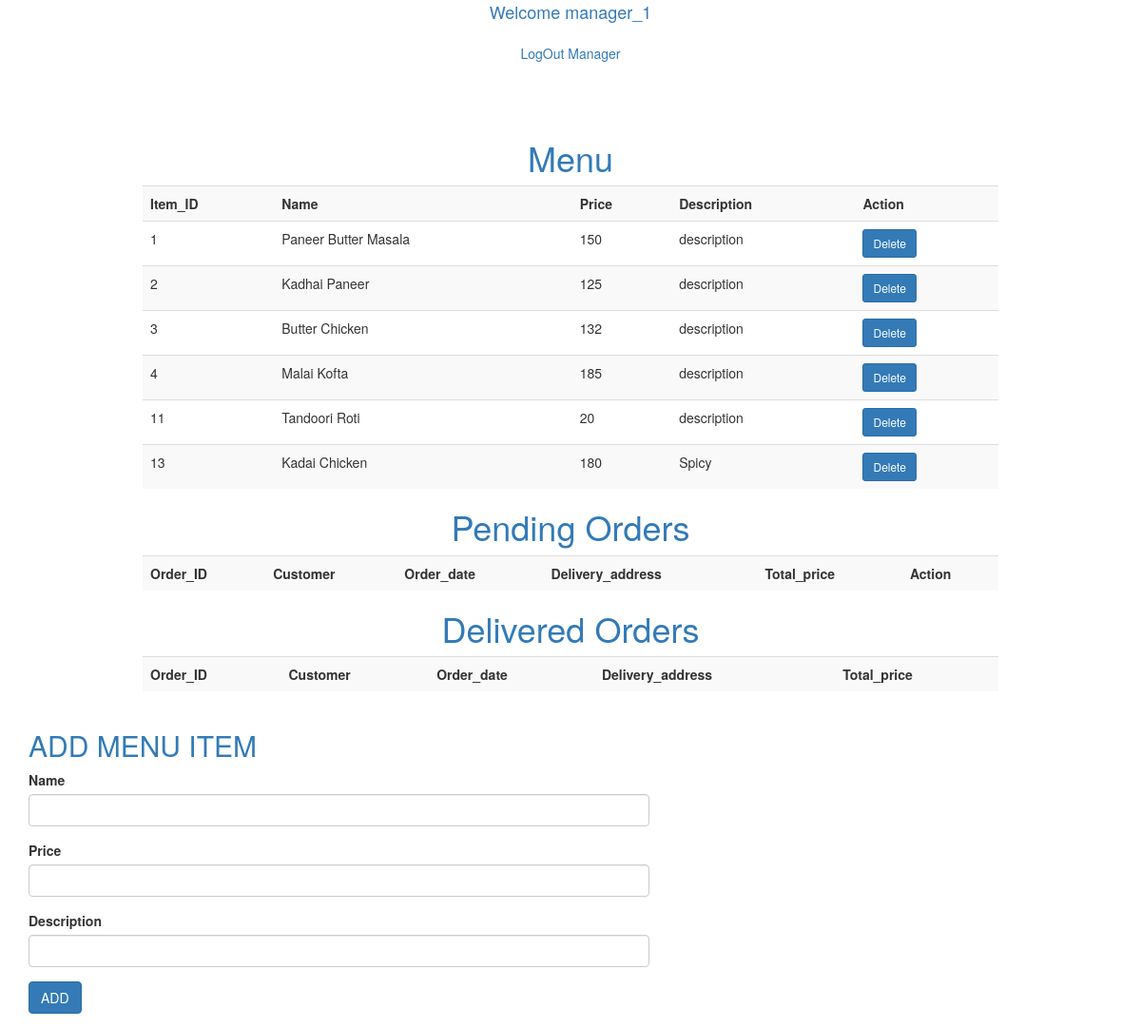
The page /manager.php (signed in) on the database its author committed.
### tables this page shows
CREATE TABLE `manager` (
  `username` varchar(30) NOT NULL,
  `name` varchar(30) NOT NULL,
  `email` varchar(30) NOT NULL,
  `address` varchar(100) NOT NULL,
  `password` varchar(30) NOT NULL,
  `contact_no` varchar(30) NOT NULL,
  `R_ID` int(30) NOT NULL
);

CREATE TABLE `menu_item` (
  `item_ID` int(30) NOT NULL,
  `name` varchar(30) NOT NULL,
  `price` int(30) NOT NULL,
  `description` varchar(30) NOT NULL,
  `R_ID` int(30) NOT NULL
);

### manager.php (the view, shortened to what this page needs)
<?php
$conn = Connect();
?>
<!DOCTYPE html>
<html lang="en">
<head>
    <link rel="stylesheet" href="https://maxcdn.bootstrapcdn.com/bootstrap/3.4.1/css/bootstrap.min.css">
</head>
<body>
    <header class="site-navbar py-3 js-site-navbar site-navbar-target" role="banner" id="site-navbar">
        <div class="container">
            <div class="row align-items-center">
                <div class="text-center text-primary" style="font-size: large;">
                    <a href="manager.php">
                        <?php
                        $username = $_SESSION['login_manager'];
                        $query = "select * from manager where username='$username'";
                        $result = $conn->query($query);
                        echo "Welcome ";
                        if ($result->num_rows > 0) {
                            $row = $result->fetch_assoc();
                            echo $row['name'];
                        }
                        ?>
                    </a>
                </div>
                <div class="site-section" style="padding-top: 2rem">
                    <p class="text-center"><a href="logout.php">LogOut Manager</a></p>
                </div>
            </div>
        </div>
    </header>
    <div class="site-section" style="padding-top: 5rem">
        <h1 class="text-center text-primary">
            Menu
        </h1>
        <table class="table table-striped table-hover container" style="margin-left: 15rem; width :75%">
            <tr>
                <th>Item_ID</th>
                <th>Name</th>
                <th>Price</th>
                <th>Description</th>
                <th>Action</th>
            </tr>
            <?php
            $username = $_SESSION['login_manager'];
            $query = "select * from manager, menu_item where manager.username='$username' and menu_item.R_ID=manager.R_ID order by menu_item.item_ID";
            $result = $conn->query($query);
            while ($row = ($result->fetch_assoc())) {
                echo
                '
                            <tr>
                                <td>' . $row['item_ID'] . '</td>
                                <td>' . $row['name'] . '</td>
                                <td>' . $row['price'] . '</td>
                                <td>' . $row['description'] . '</td>
                                <td>
                                <a href="delete_item_action.php?id=' . $row['item_ID'] . '" type="button" class="btn btn-primary btn-sm text-white">Delete</a>
                                </td>
                            </tr>
                    ';
            }
            ?>
        </table>
    </div>
    <div class="site-section">
        <h1 class="text-center text-primary">
            Pending Orders
        </h1>
        <table class="table table-striped table-hover container" style="margin-left: 15rem; width :75%">
            <tr>
                <th>Order_ID</th>
                <th>Customer</th>
                <th>Order_date</th>
                <th>Delivery_address</th>
                <th>Total_price</th>
                <th>Action</th>
            </tr>
        </table>
    </div>
    <div class="site-section">
        <h1 class="text-center text-primary">
            Delivered Orders
        </h1>
        <table class="table table-striped table-hover container" style="margin-left: 15rem; width :75%">
            <tr>
                <th>Order_ID</th>
                <th>Customer</th>
                <th>Order_date</th>
                <th>Delivery_address</th>
                <th>Total_price</th>
            </tr>
        </table>
    </div>
    <div class="site-section" id="section-add">
        <div class="container">
            <div class="row mb-5">
                <div class="col-md-12 order-md-1" data-aos="fade-up">
                    <div class="text-left pb-1 border-primary mb-4">
                        <h2 class="text-primary">ADD MENU ITEM</h2>
                    </div>
                    <div id="customersignup">
                        <div class="row">
                            <div class="col-md-7">
                                <form action="add_item_action.php" method="POST" enctype="multipart/form-data" class="p-5 bg-white">
                                    <div class="row form-group">
                                        <div class="col-md-12 mb-6 mb-md-0">
                                            <label class="text-black" for="name">Name</label>
                                            <input type="text" name="name" id="name" class="form-control" required>
                                        </div>
                                    </div>
                                    <div class="row form-group">
                                        <div class="col-md-12 mb-6 mb-md-0">
                                            <label class="text-black" for="price">Price</label>
                                            <input type="number" step="0.5" name="price" id="price" class="form-control" required>
                                        </div>
                                    </div>
                                    <div class="row form-group">
                                        <div class="col-md-12 mb-6 mb-md-0">
                                            <label class="text-black" for="description">Description</label>
                                            <input type="text" name="description" id="description" class="form-control" required>
                                        </div>
                                    </div>
                                    <div class="row form-group">
                                        <div class="col-md-12">
                                            <input type="submit" name="submit" value="ADD" class="btn btn-primary py-2 px-4 text-white">
                                        </div>
                                    </div>
                                </form>
                            </div>
                        </div>
                    </div>
                </div>
            </div>
        </div>
    </div>
</body>
</html>

### rows shown on the page
manager: name "manager_1", menu_item.item_ID "1", menu_item.name "Paneer Butter Masala", menu_item.price "150", menu_item.description "description", menu_item.item_ID "2", menu_item.name "Kadhai Paneer", menu_item.price "125", menu_item.item_ID "3", menu_item.name "Butter Chicken", menu_item.price "132", menu_item.item_ID "4", menu_item.name "Malai Kofta", menu_item.price "185", menu_item.item_ID "11", menu_item.name "Tandoori Roti", menu_item.price "20", menu_item.item_ID "13", menu_item.name "Kadai Chicken", menu_item.price "180", menu_item.description "Spicy"
